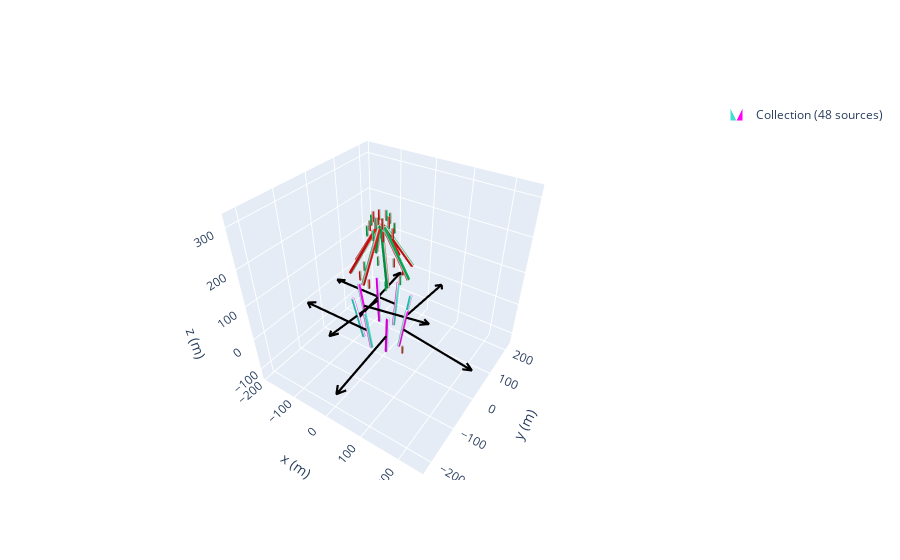

Notebook code for this chart:
### Code cell
zeeman_prof = magpy.Collection()
j = 0
n = 8
a = -90
c =9.6# angle of first bar
d = 30 #agnle of second bar
b = 0
mystyle = mstyle = dict(
    mode="color+arrow",
    color=dict(north="magenta", middle="white", south="turquoise"),
    arrow=dict(width=2, color="k")
)

angles = np.linspace(0, 360, n, endpoint=False)
for i in angles:
    cube1= magpy.magnet.Cuboid(
    dimension=(6,6,128),
    polarization=((1.080),0,0),
    position=(150+a,0,0),
    style_magnetization = mystyle)
    cube2 = magpy.magnet.Cuboid(dimension= (4,4,25),
    polarization=(1.17,0,0),
    position=(150+a,0,-80),)
    cube3= magpy.magnet.Cuboid(
    dimension=(6,6,128),
    polarization=(-1.08,0,0),
    position=(130+a,0,200+b),
  )
    cube4 = magpy.magnet.Cuboid(dimension= (4,4,25),
    polarization=(-1.17,0,0),
    position=(140+a,0,40+94+b),
    )
    cube5 = magpy.magnet.Cuboid(dimension= (4,4,25),
    polarization=(1.17,0,0),
    position=(120+a,0,155+94))
   # style_magnetization = mystyle)
    cube6 = magpy.magnet.Cuboid(dimension= (4,4,25),
    polarization=(1.17,0,0),
    position=(110+a,0,180+94+b))
    #style_magnetization = mystyle
    cube1.rotate_from_angax(i, 'z', anchor=0)
    cube1.rotate_from_angax(c, 'y',anchor = 0)
    cube1.rotate_from_angax(i, 'z')
    cube2.rotate_from_angax(i, 'z')
    cube2.rotate_from_angax(i, 'z')
    cube3.rotate_from_angax(i, 'z', anchor=0)
    cube3.rotate_from_angax(-d, 'y')
    cube3.rotate_from_angax(i, 'z')
  
    cube4.rotate_from_angax(i, 'z', anchor=0)
    cube4.rotate_from_angax(i, 'z')
    cube5.rotate_from_angax(i, 'z', anchor=0)
    cube5.rotate_from_angax(i, 'z')
    cube6.rotate_from_angax(i, 'z', anchor=0)
    cube6.rotate_from_angax(i, 'z')

    zeeman_prof.add(cube1)
    zeeman_prof.add(cube2)
    zeeman_prof.add(cube3)
    zeeman_prof.add(cube4)
    zeeman_prof.add(cube5)
    zeeman_prof.add(cube6)
    j = j+1
sens = magpy.Sensor([(0,0,0),(0,0,250)])
magpy.show(zeeman_prof)

### Figure 1 — Plotly figure (JSON) as saved in the notebook; plotly's stock layout.template omitted (floating-point values rounded to 4 significant figures; data arrays with more than 128 entries replaced by an {"elided": "..."} marker saying what was removed)
{"data": [{"color": "#2e91e5", "colorscale": [[0, "turquoise"], [0.16, "turquoise"], [0.26, "white"], [0.74, "white"], [0.84, "magenta"], [1, "magenta"]], "i": [7, 0, 0, 0, 4, 4, 2, 6, 4, 0, 3, 7, 15, 8, 8, 8, 12, 12, 10, 14, 12, 8, 11, 15, 23, 16, 16, 16, 20, 20, 18, 22, 20, 16, 19, 23, 31, 24, 24, 24, 28, 28, 26, 30, 28, 24, 27, 31, 39, 32, 32, 32, 36, 36, 34, 38, 36, 32, 35, 39, 47, 40, 40, 40, 44, 44, 42, 46, 44, 40, 43, 47, 55, 48, 48, 48, 52, 52, 50, 54, 52, 48, 51, 55, 63, 56, 56, 56, 60, 60, 58, 62, 60, 56, 59, 63], "intensity": [0, 0, 1, 1, 0, 0, 1, 1, 0, 0, 1, 1, 0, 0, 1, 1, 0, 0, 1, 1, 0, 0, 1, 1, 0, 0, 1, 1, 0, 0, 1, 1, 0, 0, 1, 1, 0, 0, 1, 1, 0, 0, 1, 1, 0, 0, 1, 1, 0, 0, 1, 1, 0, 0, 1, 1, 0, 0, 1, 1, 0, 0, 1, 1], "j": [0, 7, 1, 2, 6, 7, 1, 2, 5, 5, 2, 2, 8, 15, 9, 10, 14, 15, 9, 10, 13, 13, 10, 10, 16, 23, 17, 18, 22, 23, 17, 18, 21, 21, 18, 18, 24, 31, 25, 26, 30, 31, 25, 26, 29, 29, 26, 26, 32, 39, 33, 34, 38, 39, 33, 34, 37, 37, 34, 34, 40, 47, 41, 42, 46, 47, 41, 42, 45, 45, 42, 42, 48, 55, 49, 50, 54, 55, 49, 50, 53, 53, 50, 50, 56, 63, 57, 58, 62, 63, 57, 58, 61, 61, 58, 58], "k": [3, 4, 2, 3, 5, 6, 5, 5, 0, 1, 7, 6, 11, 12, 10, 11, 13, 14, 13, 13, 8, 9, 15, 14, 19, 20, 18, 19, 21, 22, 21, 21, 16, 17, 23, 22, 27, 28, 26, 27, 29, 30, 29, 29, 24, 25, 31, 30, 35, 36, 34, 35, 37, 38, 37, 37, 32, 33, 39, 38, 43, 44, 42, 43, 45, 46, 45, 45, 40, 41, 47, 46, 51, 52, 50, 51, 53, 54, 53, 53, 48, 49, 55, 54, 59, 60, 58, 59, 61, 62, 61, 61, 56, 57, 63, 62], "legendgroup": "Collection(id=2463650861552)", "name": "Collection (48 sources)", "opacity": 1, "showlegend": true, "showscale": false, "type": "mesh3d", "x": [45.53, 45.53, 51.44, 51.44, 66.87, 66.87, 72.79, 72.79, 37.29, 31.33, 31.29, 37.24, 52.38, 46.42, 46.38, 52.34, 3.0, 3.0, -3.0, -3.0, 3.0, 3.0, -3.0, -3.0, -37.24, -31.29, -31.33, -37.29, -52.34, -46.38, -46.42, -52.38, -51.44, -51.44, -45.53, -45.53, -72.79, -72.79, -66.87, -66.87, -31.29, -37.24, -37.29, -31.33, -46.38, -52.34, -52.38, -46.42, 3.0, 3.0, -3.0, -3.0, 3.0, 3.0, -3.0, -3.0, 31.33, 37.29, 37.24, 31.29, 46.42, 52.38, 52.34, 46.38], "y": [-3, 3, 3, -3, -3, 3, 3, -3, 31.88, 31.92, 37.88, 37.84, 46.97, 47.02, 52.97, 52.93, 52.28, 46.37, 46.37, 52.28, 73.63, 67.72, 67.72, 73.63, 37.84, 37.88, 31.92, 31.88, 52.93, 52.97, 47.02, 46.97, -3.0, 3.0, 3.0, -3.0, -3.0, 3.0, 3.0, -3.0, -37.88, -37.84, -31.88, -31.92, -52.97, -52.93, -46.97, -47.02, -46.37, -52.28, -52.28, -46.37, -67.72, -73.63, -73.63, -67.72, -31.92, -31.88, -37.84, -37.88, -47.02, -46.97, -52.93, -52.97], "z": [-72.61, -72.61, -73.61, -73.61, 53.6, 53.6, 52.6, 52.6, -70.18, -69.47, -70.18, -70.89, 56.03, 56.74, 56.03, 55.32, -63.6, -62.6, -62.6, -63.6, 62.6, 63.6, 63.6, 62.6, -56.74, -56.03, -55.32, -56.03, 69.47, 70.18, 70.89, 70.18, -53.6, -53.6, -52.6, -52.6, 72.61, 72.61, 73.61, 73.61, -56.03, -56.74, -56.03, -55.32, 70.18, 69.47, 70.18, 70.89, -62.6, -63.6, -63.6, -62.6, 63.6, 62.6, 62.6, 63.6, -69.47, -70.18, -70.89, -70.18, 56.74, 56.03, 55.32, 56.03]}, {"legendgroup": "Collection(id=2463650861552)", "line": {"color": "black", "dash": "solid", "width": 4.4}, "mode": "lines", "name": "Collection (48 sources)", "opacity": 1, "showlegend": false, "type": "scatter3d", "x": [null, 59.16, 248.5, 229.5, 248.5, 229.5, 248.5, 248.5, null, 41.83, 40.49, 29.18, 40.49, 52.06, 40.49, 40.49, null, 1.314e-14, -192.0, -172.8, -192.0, -172.8, -192.0, -192.0, null, -41.83, -43.18, -31.6, -43.18, -54.48, -43.18, -43.18, null, -59.16, 130.2, 111.2, 130.2, 111.2, 130.2, 130.2, null, -41.83, -43.18, -54.48, -43.18, -31.6, -43.18, -43.18, null, -1.314e-14, -192.0, -172.8, -192.0, -172.8, -192.0, -192.0, null, 41.83, 40.49, 52.06, 40.49, 29.18, 40.49, 40.49], "y": [null, 0, 4.263e-14, 11.52, 4.263e-14, -11.52, 4.263e-14, 4.263e-14, null, 42.43, 233.1, 214.1, 233.1, 213.9, 233.1, 233.1, null, 60, 60.0, 48.64, 60.0, 71.36, 60.0, 60.0, null, 42.43, -148.2, -129.1, -148.2, -129.2, -148.2, -148.2, null, 7.348e-15, 3.285e-15, 11.52, 3.285e-15, -11.52, 3.285e-15, 3.285e-15, null, -42.43, 148.2, 129.2, 148.2, 129.1, 148.2, 148.2, null, -60, -60.0, -71.36, -60.0, -48.64, -60.0, -60.0, null, -42.43, -233.1, -213.9, -233.1, -214.1, -233.1, -233.1], "z": [null, -10.01, -42.03, -38.82, -42.03, -38.82, -42.03, -42.03, null, -7.075, -29.72, -26.09, -29.72, -28.81, -29.72, -29.72, null, -2.222e-15, -4.631e-16, 1.921, -4.631e-16, -1.921, -4.631e-16, -4.631e-16, null, 7.075, 29.72, 28.81, 29.72, 26.09, 29.72, 29.72, null, 10.01, 42.03, 38.82, 42.03, 38.82, 42.03, 42.03, null, 7.075, 29.72, 26.09, 29.72, 28.81, 29.72, 29.72, null, 2.222e-15, 4.631e-16, -1.921, 4.631e-16, 1.921, 4.631e-16, 4.631e-16, null, -7.075, -29.72, -28.81, -29.72, -26.09, -29.72, -29.72]}, {"color": "#2e91e5", "colorscale": [[0, "#00b050"], [0.16, "#00b050"], [0.26, "#dddddd"], [0.74, "#dddddd"], [0.84, "#e71111"], [1, "#e71111"]], "i": {"elided": "480 int values"}, "intensity": {"elided": "320 int values"}, "j": {"elided": "480 int values"}, "k": {"elided": "480 int values"}, "legendgroup": "Collection(id=2463650861552)", "name": "Collection (48 sources)", "opacity": 1, "showlegend": false, "showscale": false, "type": "mesh3d", "x": {"elided": "320 float values"}, "y": {"elided": "320 float values"}, "z": {"elided": "320 float values"}}], "layout": {"legend": {"itemsizing": "constant"}, "scene": {"aspectmode": "manual", "aspectratio": {"x": 1, "y": 1, "z": 1}, "camera": {"eye": {"x": 1, "y": -1.5, "z": 1.4}}, "xaxis": {"autorange": false, "range": [-204.8, 261.3], "title": {"text": "x (m)"}}, "yaxis": {"autorange": false, "range": [-233.1, 233.1], "title": {"text": "y (m)"}}, "zaxis": {"autorange": false, "range": [-136.1, 330.1], "title": {"text": "z (m)"}}}}}
